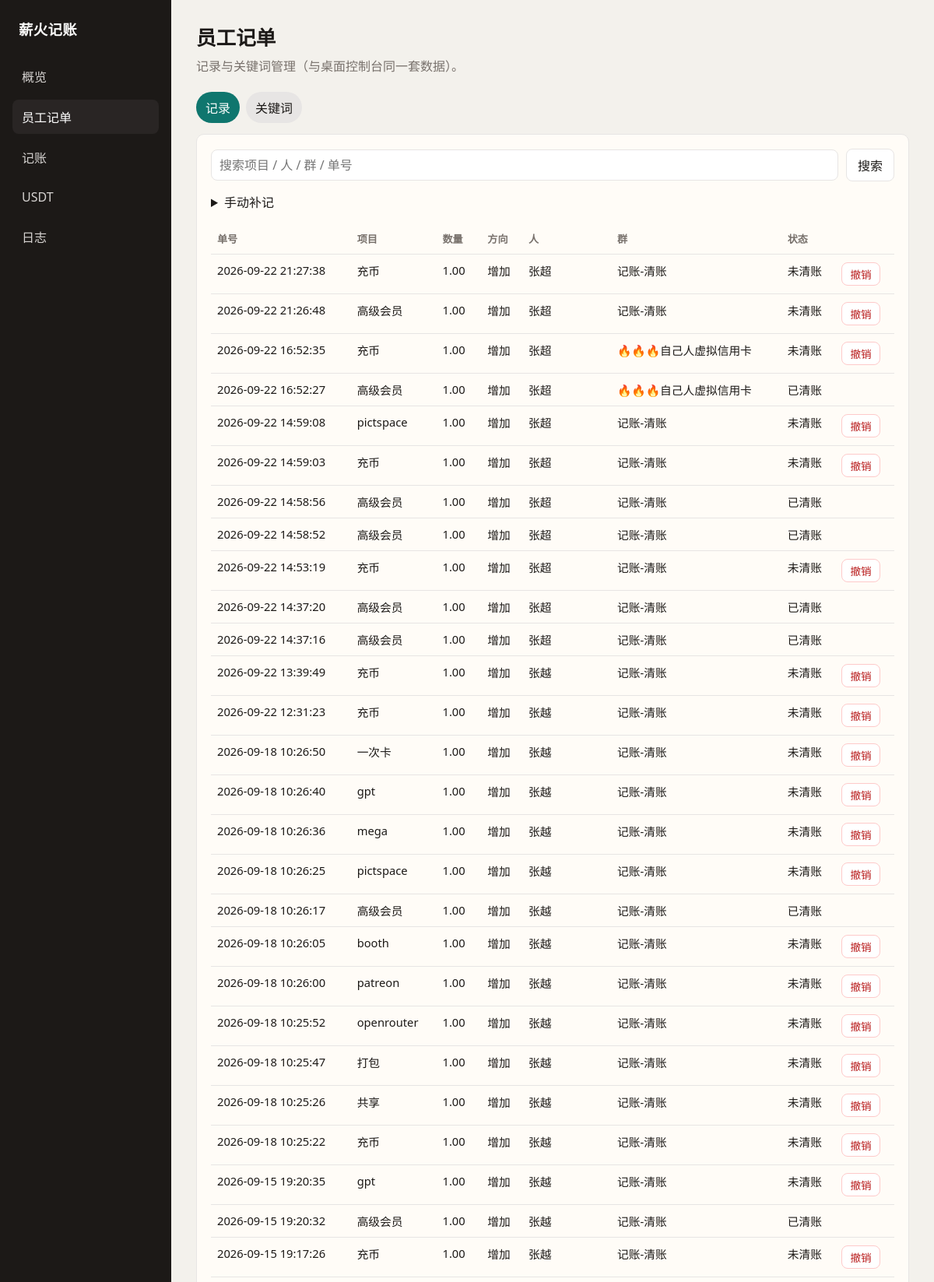
Page /panel/books/staff_order/ (signed in, upper part) on the committed database.
### apps/ledger/models.py (models this page shows, shortened)
class LedgerEntry(models.Model):
    class Direction(models.TextChoices):
        INCOME = "INCOME", "收入"
        EXPENSE = "EXPENSE", "支出"
    class Status(models.TextChoices):
        ACTIVE = "ACTIVE", "有效"
        REVERSED = "REVERSED", "已撤销"
        PROCESSED = "PROCESSED", "已清账"
    class Book(models.TextChoices):
        LEDGER = "ledger", "记账表"
        USDT = "usdt", "USDT"
        STAFF_ORDER = "staff_order", "员工记单"
    record_no = models.CharField(max_length=48, unique=True)
    event = models.OneToOneField(
        MessageEvent, on_delete=models.PROTECT, related_name="ledger_entry"
    )
    book = models.CharField(
        "账本",
        max_length=32,
        choices=Book.choices,
        default=Book.LEDGER,
        db_index=True,
    )
    direction = models.CharField(max_length=16, choices=Direction.choices)
    amount = models.DecimalField(max_digits=18, decimal_places=2)
    currency = models.CharField(max_length=4, default="CNY")
    category = models.ForeignKey(
        Category, on_delete=models.PROTECT, related_name="entries"
    )
    employee = models.ForeignKey(
        Employee, on_delete=models.PROTECT, related_name="entries"
    )
    chat_room = models.ForeignKey(
        ChatRoom, on_delete=models.PROTECT, related_name="entries"
    )
    remark = models.CharField(max_length=200, blank=True, default="")
    business_name = models.CharField(
        "项目", max_length=128, blank=True, default=""
    )
    receive_amount = models.DecimalField(
        "金额", max_digits=18, decimal_places=2, default=0
    )
    amount_to_you = models.DecimalField(
        "给你", max_digits=18, decimal_places=2, default=0
    )
    amount_to_me = models.DecimalField(
        "给我", max_digits=18, decimal_places=2, default=0
    )
    profit_amount = models.DecimalField(
        "利润", max_digits=18, decimal_places=2, default=0
    )
    occurred_at = models.DateTimeField()
    status = models.CharField(
        max_length=16, choices=Status.choices, default=Status.ACTIVE
    )
    reversed_at = models.DateTimeField(null=True, blank=True)
    reversed_by = models.ForeignKey(
        Employee,
        null=True,
        blank=True,
        on_delete=models.SET_NULL,
        related_name="reversed_entries",
    )
    reverse_reason = models.CharField(max_length=255, blank=True, default="")
    xinhuo_pushed_at = models.DateTimeField(
        "薪火已推送于", null=True, blank=True, db_index=True
    )
    created_at = models.DateTimeField(auto_now_add=True)
    updated_at = models.DateTimeField(auto_now=True)
    class Meta:
        verbose_name = "账目"
        verbose_name_plural = verbose_name
        indexes = [
            models.Index(fields=["occurred_at"]),
            models.Index(fields=["employee", "status"]),
            models.Index(fields=["chat_room", "direction", "currency"]),
            models.Index(fields=["book", "status", "-id"]),
        ]

### apps/chatrooms/models.py (models this page shows, shortened)
class Employee(models.Model):
    class Role(models.TextChoices):
        STAFF = "staff", "员工"
        ADMIN = "admin", "管理员"
        FINANCE = "finance", "财务/组长"
    employee_code = models.CharField("员工编号", max_length=32, unique=True)
    display_name = models.CharField("显示名", max_length=64)
    role = models.CharField(max_length=16, choices=Role.choices, default=Role.STAFF)
    enabled = models.BooleanField(default=True)
    created_at = models.DateTimeField(auto_now_add=True)
    updated_at = models.DateTimeField(auto_now=True)
    class Meta:
        verbose_name = "员工"
        verbose_name_plural = verbose_name

class ChatRoom(models.Model):
    name = models.CharField("群名称", max_length=128, unique=True)
    alias = models.CharField("别名", max_length=128, blank=True, default="")
    enabled = models.BooleanField("启用监听", default=True)
    strict_prefix = models.BooleanField("严格前缀", default=True)
    default_currency = models.CharField(max_length=4, default="CNY")
    last_seen_at = models.DateTimeField(null=True, blank=True)
    created_at = models.DateTimeField(auto_now_add=True)
    updated_at = models.DateTimeField(auto_now=True)
    class Meta:
        verbose_name = "聊天群"
        verbose_name_plural = verbose_name

### apps/panel/views.py (the view)
# urls.py: path("books/<str:book>/", views.book_page, name="book"),
@login_required
def book_page(request: HttpRequest, book: str) -> HttpResponse:
    if book not in BOOK_LABELS:
        return redirect("panel:home")
    from apps.panel import services as svc
    q = (request.GET.get("q") or "").strip()
    tab = "keywords" if request.GET.get("tab") == "keywords" else "records"
    ctx = {"book": book, "book_label": BOOK_LABELS[book], "q": q, "tab": tab}
    if tab == "keywords":
        ctx["keywords"] = svc.list_keywords(book)
    else:
        ctx["entries"] = svc.list_entries(book, limit=300, q=q)
        ctx["employees"] = svc.list_employees()
        ctx["rooms"] = svc.list_enabled_rooms()
    return render(request, "panel/book.html", _nav_ctx(**ctx))

### apps/panel/services.py (called while the page is built)
def ensure_django() -> None:
    global _django_ready
    if _django_ready:
        return
    with _django_lock:
        if _django_ready:
            return
        os.environ.setdefault("DJANGO_SETTINGS_MODULE", "config.settings")
        import django
        from django.apps import apps
        if not apps.ready:
            django.setup()
        _django_ready = True

def list_employees() -> list[str]:
    ensure_django()
    from apps.chatrooms.models import Employee
    return list(
        Employee.objects.filter(enabled=True)
        .order_by("display_name")
        .values_list("display_name", flat=True)
    )

def list_enabled_rooms() -> list[str]:
    ensure_django()
    from apps.chatrooms.models import ChatRoom
    return list(
        ChatRoom.objects.filter(enabled=True)
        .order_by("name")
        .values_list("name", flat=True)
    )

### apps/panel/views.py (called while the page is built)
def _paused() -> bool:
    return PAUSE_FLAG.exists()

def _worker_running() -> bool:
    from datetime import timedelta
    from django.utils import timezone
    from apps.audit.models import GatewayHeartbeat
    gid = os.getenv("GATEWAY_ID", "wx-gateway-01")
    ts = (
        GatewayHeartbeat.objects.filter(gateway_id=gid)
        .values_list("updated_at", flat=True)
        .first()
    )
    return bool(ts and timezone.now() - ts < timedelta(seconds=90))

def _nav_ctx(**extra):
    ctx = {
        "paused": _paused(),
        "worker_running": _worker_running(),
        "book_labels": BOOK_LABELS,
    }
    ctx.update(extra)
    return ctx

### templates/panel/book.html (shortened to what this page needs)
{% extends "panel/base.html" %}
{% block content %}
<h1 class="page-title">{{ book_label }}</h1>
<p class="page-sub">记录与关键词管理（与桌面控制台同一套数据）。</p>
<div class="tabs">
  <a href="?tab=records" class="{% if tab != 'keywords' %}active{% endif %}">记录</a>
  <a href="?tab=keywords" class="{% if tab == 'keywords' %}active{% endif %}">关键词</a>
</div>
{% if tab != 'keywords' %}
<div class="panel">
  <form method="get" class="row" style="margin-bottom:14px">
    <input class="grow" name="q" value="{{ q }}" placeholder="搜索项目 / 人 / 群 / 单号">
    <button class="btn" type="submit">搜索</button>
  </form>
  <details style="margin-bottom:16px">
    <summary>手动补记</summary>
  </details>
  <table>
    <thead>
      <tr>
        <th>单号</th><th>项目</th>
        {% if book == 'staff_order' %}<th>数量</th><th>方向</th>{% else %}<th>金额</th><th>给你</th><th>给我</th><th>利润</th>{% endif %}
        <th>人</th><th>群</th><th>状态</th><th></th>
      </tr>
    </thead>
    <tbody>
      {% for e in entries %}
      <tr>
        <td>{{ e.record_no }}</td>
        <td>{{ e.business_name }}</td>
        {% if book == 'staff_order' %}
        <td>{{ e.amount }}</td>
        <td>{{ e.direction_label }}</td>
        {% else %}
        <td>{{ e.receive_amount }}</td>
        <td>{{ e.amount_to_you }}</td>
        <td>{{ e.amount_to_me }}</td>
        <td>{{ e.profit_amount }}</td>
        {% endif %}
        <td>{{ e.person }}</td>
        <td>{{ e.room }}</td>
        <td>{{ e.status_label }}</td>
        <td>
          {% if e.status == 'ACTIVE' %}
          <form method="post" action="{% url 'panel:entry_action' book %}">
            <button class="btn small danger" type="submit">撤销</button>
          </form>
          {% endif %}
        </td>
      </tr>
      {% empty %}
      <tr><td colspan="10">暂无记录</td></tr>
      {% endfor %}
    </tbody>
  </table>
</div>
{% endif %}
{% endblock %}

### static/panel/panel.css (style rules this page uses)
:root { --bg: #f3f1ec; --surface: #fffcf7; --ink: #1c1917; --muted: #78716c; --line: #e7e5e4; --accent: #0f766e; --accent-2: #115e59; --danger: #b91c1c; --warn: #b45309; --ok: #15803d; --nav: #1c1917; --nav-text: #fafaf9; --radius: 10px; --font: "Segoe UI", "PingFang SC", "Microsoft YaHei", sans-serif; }
* { box-sizing: border-box; }
html, body { margin: 0; padding: 0; }
body { font-family: var(--font); background: var(--bg); color: var(--ink); min-height: 100vh; }
a { color: var(--accent); text-decoration: none; }
.page-title { margin: 0 0 6px; font-size: 1.6rem; font-weight: 700; }
.page-sub { margin: 0 0 22px; color: var(--muted); }
.panel { background: var(--surface); border: 1px solid var(--line); border-radius: var(--radius); padding: 18px; margin-bottom: 18px; }
.row { display: flex; flex-wrap: wrap; gap: 10px; align-items: center; }
.grow { flex: 1; }
.btn { appearance: none; border: 1px solid var(--line); background: #fff; color: var(--ink); border-radius: 8px; padding: 8px 14px; cursor: pointer; font: inherit; }
.btn.danger { background: #fff; color: var(--danger); border-color: #fecaca; }
.btn.small { padding: 4px 10px; font-size: 0.85rem; }
input, select, textarea { font: inherit; border: 1px solid var(--line); border-radius: 8px; padding: 8px 10px; background: #fff; }
table { width: 100%; border-collapse: collapse; font-size: 0.92rem; }
th, td { text-align: left; padding: 10px 8px; border-bottom: 1px solid var(--line); vertical-align: top; }
th { color: var(--muted); font-weight: 600; font-size: 0.82rem; }
.tabs { display: flex; gap: 8px; margin-bottom: 14px; }
.tabs a { padding: 8px 12px; border-radius: 999px; background: #e7e5e4; color: var(--ink); text-decoration: none; }
.tabs a.active { background: var(--accent); color: #fff; }

### rows in the picture
LedgerEntry: record_no "2026-09-22 21:27:38", business_name "充币", amount "1.00"
Employee: person "张超" "张超" "张超" "张超" "张超" "张超" "张超" "张超" "张超" "张超" "张超"
ChatRoom: room "记账-清账" "记账-清账" "记账-清账" "记账-清账" "记账-清账" "记账-清账" "记账-清账" "记账-清账" "记账-清账" "记账-清账" "记账-清账" "记账-清账" "记账-清账" "记账-清账" "记账-清账" "记账-清账" "记账-清账" "记账-清账" "记账-清账" "记账-清账" "记账-清账" "记账-清账" "记账-清账" "记账-清账" "记账-清账"
LedgerEntry: record_no "2026-09-22 21:26:48", business_name "高级会员", amount "1.00"
LedgerEntry: record_no "2026-09-22 16:52:35", business_name "充币", amount "1.00"
ChatRoom: room "🔥🔥🔥自己人虚拟信用卡" "🔥🔥🔥自己人虚拟信用卡"
LedgerEntry: record_no "2026-09-22 16:52:27", business_name "高级会员", amount "1.00"
LedgerEntry: record_no "2026-09-22 14:59:08", business_name "pictspace", amount "1.00"
LedgerEntry: record_no "2026-09-22 14:59:03", business_name "充币", amount "1.00"
LedgerEntry: record_no "2026-09-22 14:58:56", business_name "高级会员", amount "1.00"
LedgerEntry: record_no "2026-09-22 14:58:52", business_name "高级会员", amount "1.00"
LedgerEntry: record_no "2026-09-22 14:53:19", business_name "充币", amount "1.00"
LedgerEntry: record_no "2026-09-22 14:37:20", business_name "高级会员", amount "1.00"
LedgerEntry: record_no "2026-09-22 14:37:16", business_name "高级会员", amount "1.00"
LedgerEntry: record_no "2026-09-22 13:39:49", business_name "充币", amount "1.00"
Employee: person "张越" "张越" "张越" "张越" "张越" "张越" "张越" "张越" "张越" "张越" "张越" "张越" "张越" "张越" "张越" "张越"
LedgerEntry: record_no "2026-09-22 12:31:23", business_name "充币", amount "1.00"
LedgerEntry: record_no "2026-09-18 10:26:50", business_name "一次卡", amount "1.00"
LedgerEntry: record_no "2026-09-18 10:26:40", business_name "gpt", amount "1.00"
LedgerEntry: record_no "2026-09-18 10:26:36", business_name "mega", amount "1.00"
LedgerEntry: record_no "2026-09-18 10:26:25", business_name "pictspace", amount "1.00"
LedgerEntry: record_no "2026-09-18 10:26:17", business_name "高级会员", amount "1.00"
LedgerEntry: record_no "2026-09-18 10:26:05", business_name "booth", amount "1.00"
LedgerEntry: record_no "2026-09-18 10:26:00", business_name "patreon", amount "1.00"
LedgerEntry: record_no "2026-09-18 10:25:52", business_name "openrouter", amount "1.00"
LedgerEntry: record_no "2026-09-18 10:25:47", business_name "打包", amount "1.00"
LedgerEntry: record_no "2026-09-18 10:25:26", business_name "共享", amount "1.00"
LedgerEntry: record_no "2026-09-18 10:25:22", business_name "充币", amount "1.00"
LedgerEntry: record_no "2026-09-15 19:20:35", business_name "gpt", amount "1.00"
LedgerEntry: record_no "2026-09-15 19:20:32", business_name "高级会员", amount "1.00"
LedgerEntry: record_no "2026-09-15 19:17:26", business_name "充币", amount "1.00"

### other values in the picture
{{ book_label }} "员工记单"
{{ e.direction_label }} "增加" "增加" "增加" "增加" "增加" "增加" "增加" "增加" "增加" "增加" "增加" "增加" "增加" "增加" "增加" "增加" "增加" "增加" "增加" "增加" "增加" "增加" "增加" "增加" "增加" "增加" "增加"
{{ e.status_label }} "未清账" "未清账" "未清账" "已清账" "未清账" "未清账" "已清账" "已清账" "未清账" "已清账" "已清账" "未清账" "未清账" "未清账" "未清账" "未清账" "未清账" "已清账" "未清账" "未清账" "未清账" "未清账" "未清账" "未清账" "未清账" "已清账" "未清账"
